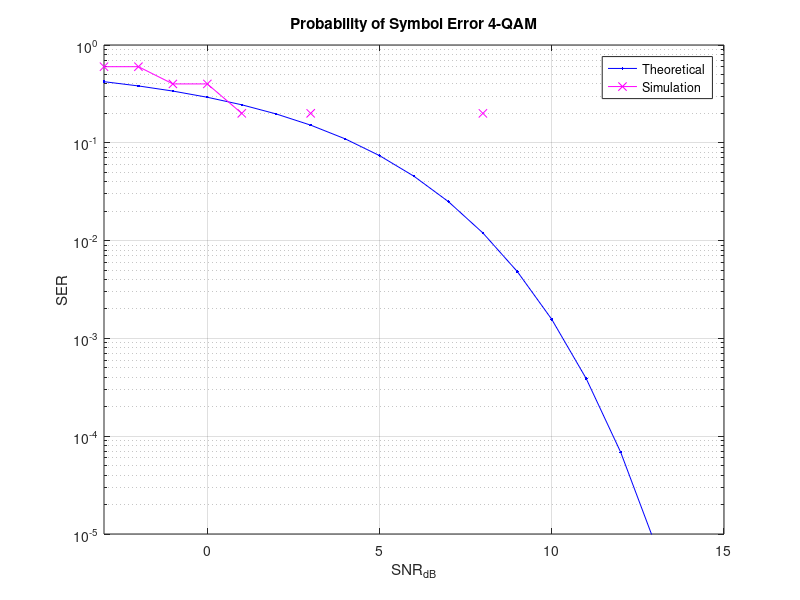

The MATLAB script that drew this image:
N = input ("Insert the number of samples: ");
SNR = -3 : 20;
Z = zeros (1, N);
for i = 1 : length (SNR)
X = (2 * (rand (1,N) > 0.5) -1) + 1i * (2 * (rand (1,N) > 0.5) -1);
S = (1 / sqrt(2)) * X;
n = 1 / sqrt(2) * (randn (1,N) + 1i * randn (1,N));
Y = S + 10 ^ (-SNR(i) / 20) * n;
Y_real = real(Y);
Y_imag = imag(Y);
Z(Y_real < 0 & Y_imag < 0) = -1 + -1i;
Z(Y_real >= 0 & Y_imag > 0) = 1 + 1i;
Z(Y_real < 0 & Y_imag >= 0) = -1 + 1i;
Z(Y_real >= 0 & Y_imag < 0) = 1 - 1i;
N_err(i) = size (find (X - Z), 2);
end
SER_sim = N_err / N;
SER_theor = erfc (sqrt (0.5 * (10.^(SNR/10)))) - (1/4) * (erfc (sqrt(0.5 * (10.^(SNR/10))))).^2;
close all
figure
semilogy(SNR, SER_theor,'b.-');
hold on
semilogy(SNR, SER_sim,'mx-');
axis([-3 15 10^-5 1])
grid on
legend('Theoretical', 'Simulation');
xlabel('SNR_{dB}')
ylabel('SER')
title('Probability of Symbol Error 4-QAM')
